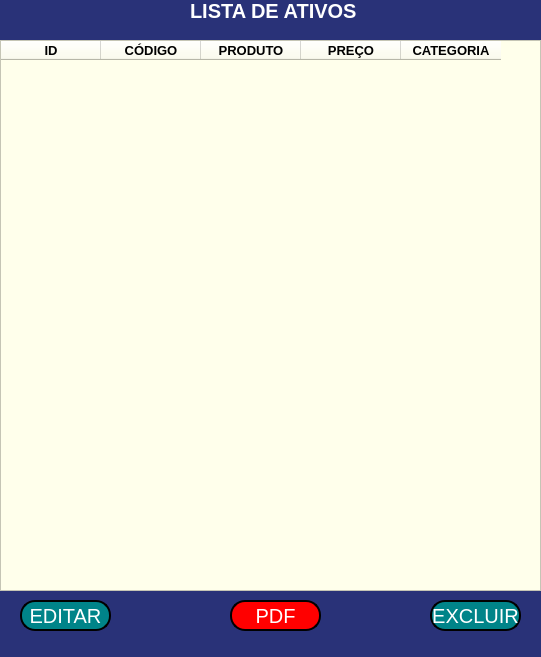
<?xml version="1.0" encoding="UTF-8"?>
<ui version="4.0">
 <class>MainWindow</class>
 <widget class="QMainWindow" name="MainWindow">
  <property name="geometry">
   <rect>
    <x>0</x>
    <y>0</y>
    <width>541</width>
    <height>657</height>
   </rect>
  </property>
  <property name="windowTitle">
   <string>MainWindow</string>
  </property>
  <property name="styleSheet">
   <string notr="true">background-color: rgb(41, 50, 120);</string>
  </property>
  <widget class="QWidget" name="centralwidget">
   <widget class="QLabel" name="label">
    <property name="geometry">
     <rect>
      <x>190</x>
      <y>-20</y>
      <width>191</width>
      <height>61</height>
     </rect>
    </property>
    <property name="font">
     <font>
      <pointsize>15</pointsize>
      <bold>true</bold>
     </font>
    </property>
    <property name="styleSheet">
     <string notr="true">color: rgb(255, 255, 255);</string>
    </property>
    <property name="text">
     <string>LISTA DE ATIVOS</string>
    </property>
   </widget>
   <widget class="QTableWidget" name="tableWidget">
    <property name="geometry">
     <rect>
      <x>0</x>
      <y>40</y>
      <width>541</width>
      <height>551</height>
     </rect>
    </property>
    <property name="font">
     <font>
      <pointsize>10</pointsize>
      <bold>false</bold>
     </font>
    </property>
    <property name="styleSheet">
     <string notr="true">
background-color: rgb(255, 255, 235);</string>
    </property>
    <property name="showGrid">
     <bool>true</bool>
    </property>
    <property name="gridStyle">
     <enum>Qt::NoPen</enum>
    </property>
    <property name="rowCount">
     <number>0</number>
    </property>
    <property name="columnCount">
     <number>5</number>
    </property>
    <attribute name="horizontalHeaderDefaultSectionSize">
     <number>100</number>
    </attribute>
    <column>
     <property name="text">
      <string>ID</string>
     </property>
     <property name="font">
      <font>
       <pointsize>10</pointsize>
       <bold>true</bold>
      </font>
     </property>
    </column>
    <column>
     <property name="text">
      <string>CÓDIGO</string>
     </property>
     <property name="font">
      <font>
       <pointsize>10</pointsize>
       <bold>true</bold>
      </font>
     </property>
    </column>
    <column>
     <property name="text">
      <string>PRODUTO</string>
     </property>
     <property name="font">
      <font>
       <pointsize>10</pointsize>
       <bold>true</bold>
      </font>
     </property>
    </column>
    <column>
     <property name="text">
      <string>PREÇO</string>
     </property>
     <property name="font">
      <font>
       <pointsize>10</pointsize>
       <bold>true</bold>
      </font>
     </property>
    </column>
    <column>
     <property name="text">
      <string>CATEGORIA</string>
     </property>
     <property name="font">
      <font>
       <pointsize>10</pointsize>
       <bold>true</bold>
      </font>
     </property>
    </column>
   </widget>
   <widget class="QPushButton" name="pushButton_2">
    <property name="geometry">
     <rect>
      <x>430</x>
      <y>600</y>
      <width>91</width>
      <height>31</height>
     </rect>
    </property>
    <property name="font">
     <font>
      <pointsize>15</pointsize>
     </font>
    </property>
    <property name="styleSheet">
     <string notr="true">background-color: rgb(0, 132, 137);
color: rgb(255, 255, 255);
border-style: outset;
border-width: 2px;
border-radius: 15px;
border-color: black;</string>
    </property>
    <property name="text">
     <string>EXCLUIR</string>
    </property>
   </widget>
   <widget class="QPushButton" name="pushButton_3">
    <property name="geometry">
     <rect>
      <x>20</x>
      <y>600</y>
      <width>91</width>
      <height>31</height>
     </rect>
    </property>
    <property name="font">
     <font>
      <pointsize>15</pointsize>
     </font>
    </property>
    <property name="styleSheet">
     <string notr="true">background-color: rgb(0, 132, 137);
color: rgb(255, 255, 255);
border-style: outset;
border-width: 2px;
border-radius: 15px;
border-color: black;</string>
    </property>
    <property name="text">
     <string>EDITAR</string>
    </property>
   </widget>
   <widget class="QPushButton" name="pushButton_4">
    <property name="geometry">
     <rect>
      <x>230</x>
      <y>600</y>
      <width>91</width>
      <height>31</height>
     </rect>
    </property>
    <property name="font">
     <font>
      <pointsize>15</pointsize>
     </font>
    </property>
    <property name="styleSheet">
     <string notr="true">background-color: rgb(255, 0, 0);
color: rgb(255, 255, 255);
border-style: outset;
border-width: 2px;
border-radius: 15px;
border-color: black;</string>
    </property>
    <property name="text">
     <string>PDF</string>
    </property>
   </widget>
  </widget>
  <widget class="QMenuBar" name="menubar">
   <property name="geometry">
    <rect>
     <x>0</x>
     <y>0</y>
     <width>541</width>
     <height>22</height>
    </rect>
   </property>
  </widget>
 </widget>
 <resources/>
 <connections/>
</ui>
